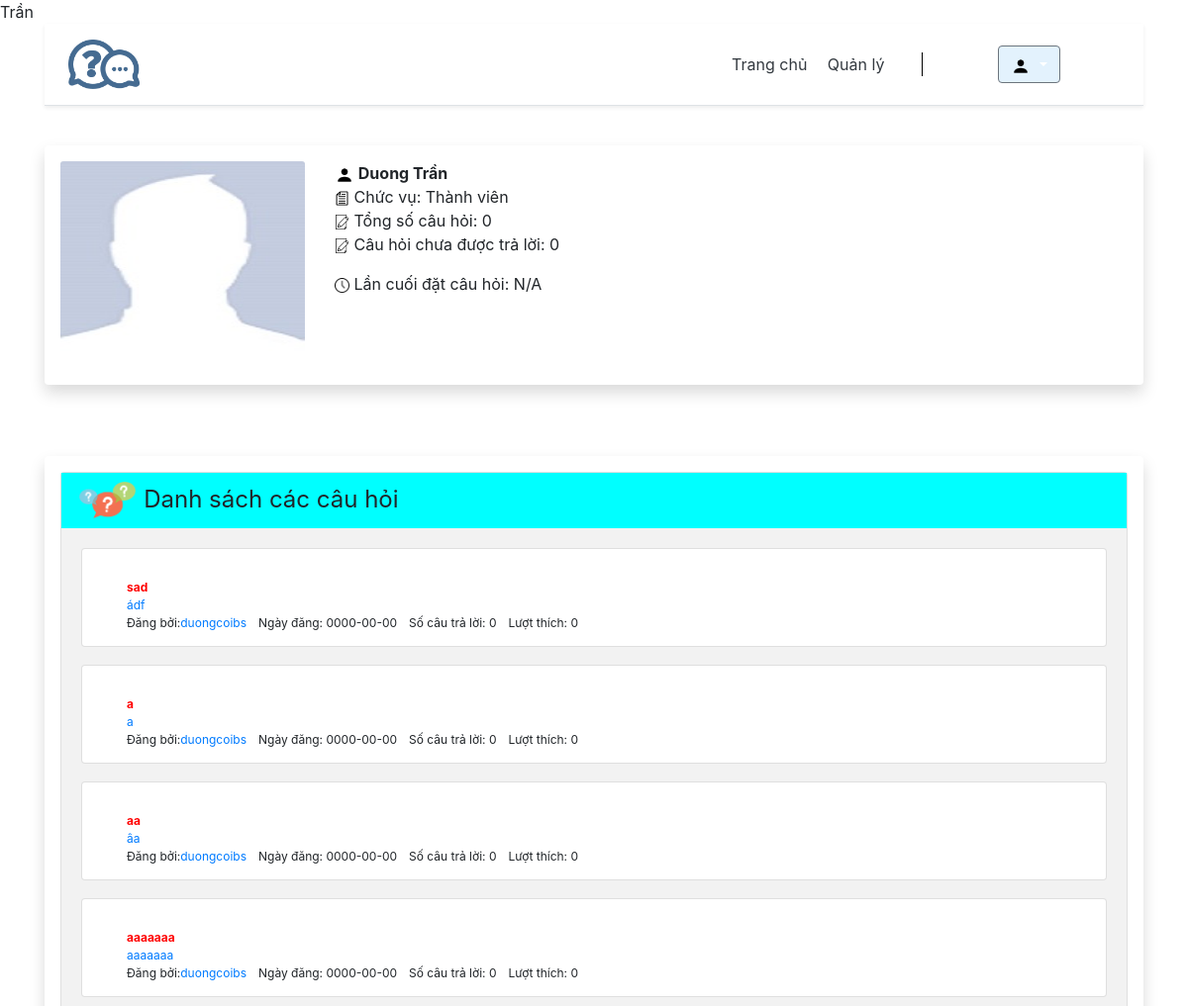
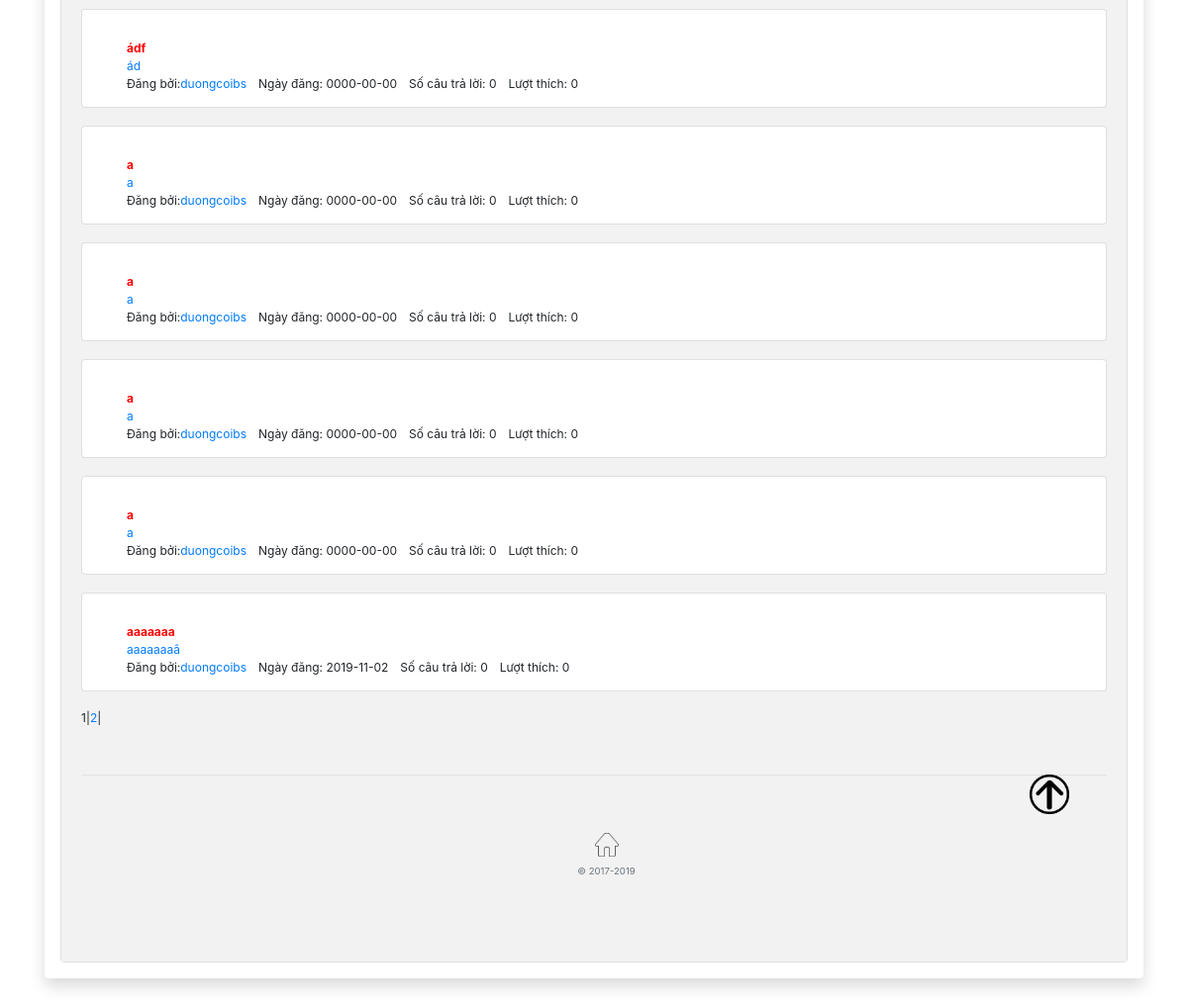
Screenshot of /php/TrangCaNhan.php (signed in) with the database file from the repository (2 pictures, top to bottom).
### tables this page shows
CREATE TABLE `user` (
  `id` int(11) NOT NULL,
  `username` varchar(35) NOT NULL,
  `password` varchar(35) NOT NULL,
  `first_name` varchar(20) NOT NULL,
  `last_name` varchar(20) NOT NULL,
  `birthday` varchar(10) NOT NULL,
  `email` varchar(50) NOT NULL,
  `role` varchar(20) NOT NULL,
  `gender` varchar(10) NOT NULL
);

CREATE TABLE `question` (
  `id_question` int(11) NOT NULL,
  `question` varchar(50) NOT NULL,
  `detail` varchar(100) NOT NULL,
  `time` date NOT NULL,
  `user` varchar(35) NOT NULL,
  `id_topic` int(11) NOT NULL,
  `id_check` int(11) DEFAULT NULL
);

### php/TrangCaNhan.php (the view, shortened to what this page needs)
<!DOCTYPE html>
<html>
<head>
    <link rel="stylesheet" type="text/css" href="style.css">
    <link rel="stylesheet" type="text/css" href="css/bootstrap.min.css">
    <link rel="stylesheet" href="https://cdnjs.cloudflare.com/ajax/libs/font-awesome/4.7.0/css/font-awesome.min.css">
</head>
<?php
$server = "localhost";
$user = "root";
$pass = "";
$database = "q_a";
$conn = mysqli_connect($server, $user, $pass, $database);
    $user = $_SESSION['login'];
    $thongtin = mysqli_query($conn,"SELECT * FROM user WHERE username = '$user'");
    $row_thongtin = mysqli_fetch_assoc($thongtin);
?>
<body>
    <div class="container">
        <div id="menu">
            <div
            class="d-flex flex-column flex-md-row align-items-center p-3 px-md-4 mb-3 bg-white border-bottom shadow-sm">
            <a onClick=home() class="my-0 mr-md-auto font-weight-normal"><img src="images/logo.png" height="50px"></a>
            <nav class="my-2 my-md-0 mr-md-3" style="border-right:solid 1px black;padding-right:30px">
                <a class="p-2 text-dark" href="Trangchu.php">Trang chủ</a>
                <a class="p-2 text-dark" href="#">Quản lý</a>
            </nav>
            <div class="dropdown">
                <button class="btn btn-secondary dropdown-toggle" type="button" id="dropdownMenuButton"
                data-toggle="dropdown" aria-haspopup="true" aria-expanded="false"
                style="background-color:#e3f2fd;margin-right:60px;margin-left:60px;">
                <img src="images/user.png" height="20px" width="auto" />
            </button>
        </div>
    </div>
</div>
<br>
<div class="shadow p-3 mb-5 bg-white rounded" width="">
    <div class="row">
        <div class="col-md-3">
            <img src="images/avt.jpg" class="card-img d-none d-md-block d-lg-block d-xl-block" width="150"
            height="210">
        </div>
        <div class="col-md-9">
            <div class="card-body-right">
                <b class="card-title">
                    <img src="user.png" alt="" width="20" height="20">
                    <front color="0000FF"><?php echo $row_thongtin['last_name']." ".$row_thongtin['first_name']; ?></front>
                </b>
                <p class="card-text">
                    <img src="images/mo-ta.jpg" alt="" width="15" height="15">
                    Chức vụ: Thành viên<br>
                    <img src="images/dang-boi.png" alt="" width="15" height="15">
                    Tổng số câu hỏi: 0<br>
                    <img src="images/dang-boi.png" alt="" width="15" height="15">
                    Câu hỏi chưa được trả lời: 0
                </p>
                <p class="card-text">
                    <img src="images/thoi-gian.jpg" width="15" height="15" alt="">
                    Lần cuối đặt câu hỏi: N/A
                </p>
            </div>
        </div>
    </div>
</div>
<br>
<div class="shadow p-3 mb-5 bg-white rounded" style="margin-bottom:70px;">
    <div class="card" id="question">
        <nav class="navbar" style="background-color:#00ffff">
            <div>
                <h4 class="my-0 mr-md-auto font-weight-normal"><img src="images/question.png" height="40px"
                    width="auto" />
                Danh sách các câu hỏi</h5>
            </div>
        </nav>
        <div class="card-body" id="question-body">
            <?php
            $conn = mysqli_connect('localhost', 'root', '', 'q_a');
            $result = mysqli_query($conn, "SELECT COUNT(id_question) as total FROM question WHERE user = '$user'");
            $row = mysqli_fetch_assoc($result);
            $total_records = $row['total'];
            $current_page = isset($_GET['page']) ? $_GET['page'] : 1;
            $limit = 10;
            $total_page = ceil($total_records / $limit);
            $start = ($current_page - 1) * $limit;
            $danhsach = mysqli_query($conn,"SELECT * FROM question WHERE user = '$user' LIMIT $start, $limit");
            ?>
            <div>
                <?php
                if($danhsach->num_rows >0){
                    while ($row = mysqli_fetch_assoc($danhsach)){
                        echo"<div class='list-question'>";
                        echo"<div class='card' id='question-item'>";
                        echo"<div class='card-body'>";
                        echo"<div class='row'>";
                        echo"<div class='col-8'>";
                        echo"<a href='http://localhost/Web-nhom-10/php/CauHoi.php?ques=".$row['id_question']."' class='title'>".$row['question']."</a><br>";
                        echo"<a href='#' class='trangthaicauhoi'>".$row['detail']."</a><br>";
                        echo"<p>";
                        echo"Đăng bởi:";
                        echo"<a href=''>".$row['user']."</a>";
                        echo"&emsp;Ngày đăng: ".$row['time']."";
                        echo"&emsp;Số câu trả lời: 0";
                        echo"&emsp;Lượt thích: 0";
                        echo"</p>";
                        echo"</div>";
                        echo"</div>";
                        echo"</div>";
                        echo"</div>";
                        echo"<br>";
                    }
                }
                else{
                    echo"<p>Fail.$conn->error.</p>";
                }
                ?>
            </div>
            <div class="pagination">
                <?php
               for ($i = 1; $i <= $total_page; $i++){
                   if ($i == $current_page){
                       echo '<span>'.$i.'</span> | ';
                   }
                   else{
                       echo '<a href="TrangCaNhan.php?&page='.$i.'">'.$i.'</a> | ';
                   }
               }
               ?>
           </div>
       </div>
   </div>
</div>
<div class="text-center">
    <a href="Trangchu.html#menu" style="border-radius: 75%;position:fixed;right:10%"><img src="btt.png"
        height="40px" width="auto" /></a>
        <footer class="pt-4 my-md-5 pt-md-5 border-top">
            <div class="row">
                <div class="col-12 col-md">
                    <img class="mb-2" src="footer.png" alt="" width="24" height="24">
                    <small class="d-block mb-3 text-muted">&copy; 2017-2019</small>
                </div>
            </div>
        </footer>
    </div>
</div>
</body>
</html>

### php/style.css (style rules this page uses)
* { margin: 0; padding: 0; }

### php/TrangCaNhan.php (style rules this page uses)
.card .row { margin-top: 10px; margin-left: 10px; margin-bottom: 10px; }
#question #question-body { background-color: #f2f2f2; }
.list-question .title { font-weight: bold; color: #ff0000; }
.list-question { font-size: 12px; }
.list-question #question-item { max-height: 100px; }

### rows the page displays
user: last_name "Duong", first_name "Trần"
question: question "sad", detail "ádf", user "duongcoibs", time "0000-00-00"
question: question "a", detail "a", user "duongcoibs", time "0000-00-00"
question: question "aa", detail "âa", user "duongcoibs", time "0000-00-00"
question: question "aaaaaaa", detail "aaaaaaa", user "duongcoibs", time "0000-00-00"
question: question "ádf", detail "ád", user "duongcoibs", time "0000-00-00"
question: question "a", detail "a", user "duongcoibs", time "0000-00-00"
question: question "a", detail "a", user "duongcoibs", time "0000-00-00"
question: question "a", detail "a", user "duongcoibs", time "0000-00-00"
question: question "a", detail "a", user "duongcoibs", time "0000-00-00"
question: question "aaaaaaa", detail "aaaaaaaâ", user "duongcoibs", time "2019-11-02"
